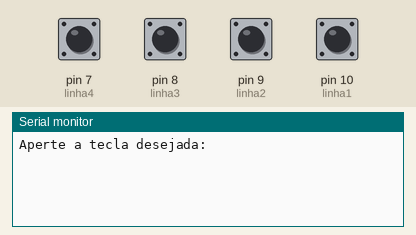
A sketch run on a simulated Arduino Uno, built with avr-gcc and run on an emulated ATmega328P. Parts: the last lines printed to the serial monitor. The inputs (shaded band) are chosen by the test bench; at power-on: pin 7 (linha4), pin 8 (linha3), pin 9 (linha2), pin 10 (linha1) HIGH.

Above: at 1.2 s.
1.3 s: pin 7 (linha4) pulled LOW for 0.15 s
At 2.6 s:
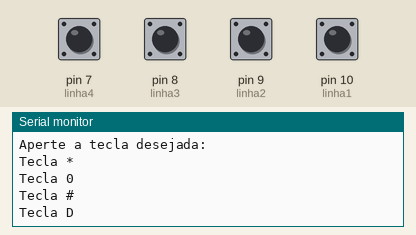
2.9 s: pin 8 (linha3) pulled LOW for 0.15 s
At 4.0 s:
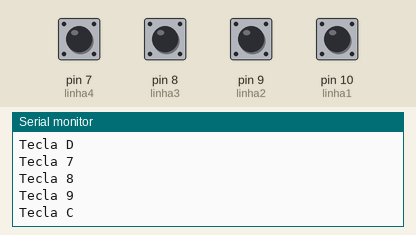
4.5 s: pin 9 (linha2) pulled LOW for 0.15 s
At 5.3 s:
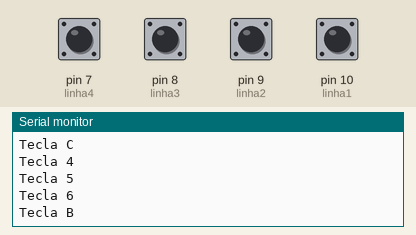
6.1 s: pin 10 (linha1) pulled LOW for 0.15 s
At 6.7 s:
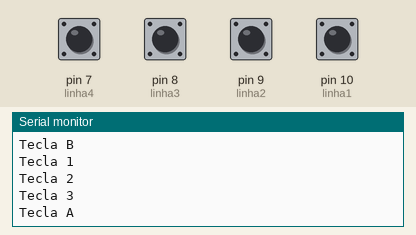
7.7 s: pin 7 (linha4) driven LOW and pin 9 (linha2) driven LOW
10.7 s: pin 8 (linha3) pulled LOW for 1 s
Timing chart, 0 to 13.7 s (numbered marks = the images above; inputs shaded):
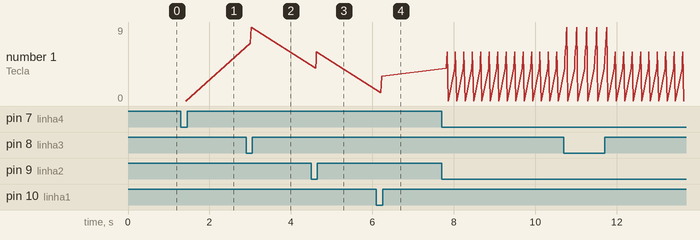

Measured:
- after the input at 1.3 s, the serial monitor: prints a new line after 0.10 s (image 1)
- after the input at 2.9 s, the serial monitor: prints a new line after 0.11 s (image 2)
- after the input at 4.5 s, the serial monitor: prints a new line after 0.11 s (image 3)
- after the input at 6.1 s, the serial monitor: prints a new line after 0.11 s (image 4)
- plotted number 1: 0 → 9 after the input at 2.9 s, 9 → 6 after the input at 4.5 s, 6 → 3 after the input at 6.1 s, 3 → 0 after the input at 7.7 s

The sketch:

Tecladosimples.ino
```cpp
//Autor: Yuri Lima Empresa: AutoCore Robotica
//Blog: http://www.autocorerobotica.blog.br/
//Loja http://www.autocorerobotica.com/
//-------------------------------------------------

#define linha1 10
#define linha2 9
#define linha3 8
#define linha4 7

#define coluna1 6
#define coluna2 5
#define coluna3 4
#define coluna4 3

void setup() {

	Serial.begin(9600);

	pinMode(linha1,INPUT_PULLUP);//Linha 1
	pinMode(linha2,INPUT_PULLUP); //Linha 2
	pinMode(linha3,INPUT_PULLUP); //Linha 3
	pinMode(linha4,INPUT_PULLUP); //Linha 4

	pinMode(coluna1, OUTPUT); //Coluna 1
	pinMode(coluna2, OUTPUT); //Coluna 2
	pinMode(coluna3, OUTPUT); //Coluna 3
	pinMode(coluna4, OUTPUT); //Coluna 4

	Serial.println("Aperte a tecla desejada: ");

}

void loop() {

	//Leitura da 1ª linha

	digitalWrite(coluna1, LOW);  //Coluna 1
	digitalWrite(coluna2, HIGH); //Coluna 2
	digitalWrite(coluna3, HIGH); //Coluna 3
	digitalWrite(coluna4, HIGH); //Coluna 4

	if(digitalRead(linha1)==LOW){
		Serial.println("Tecla 1");
	}

	digitalWrite(coluna1, HIGH); //coluna1
	digitalWrite(coluna2, LOW);  //coluna2
	digitalWrite(coluna3, HIGH); //coluna3
	digitalWrite(coluna4, HIGH); //coluna4

	if(digitalRead(linha1)==LOW){
		Serial.println("Tecla 2");
	}

	digitalWrite(coluna1, HIGH);
	digitalWrite(coluna2, HIGH);
	digitalWrite(coluna3, LOW);
	digitalWrite(coluna4, HIGH);

	if(digitalRead(linha1)==LOW){
		Serial.println("Tecla 3");
	}

	digitalWrite(coluna1, HIGH);
	digitalWrite(coluna2, HIGH);
	digitalWrite(coluna3, HIGH);
	digitalWrite(coluna4, LOW);

	if(digitalRead(linha1)==LOW){
		Serial.println("Tecla A");
	}
	// fim da leitura da 1ª linha

	//Leitura da 2ª linha

	digitalWrite(coluna1, LOW);  //Coluna 1
	digitalWrite(coluna2, HIGH); //Coluna 2
	digitalWrite(coluna3, HIGH); //Coluna 3
	digitalWrite(coluna4, HIGH); //Coluna 4

	if(digitalRead(linha2)==LOW){
		Serial.println("Tecla 4");
	}

	digitalWrite(coluna1, HIGH); //coluna1
	digitalWrite(coluna2, LOW);  //coluna2
	digitalWrite(coluna3, HIGH); //coluna3
	digitalWrite(coluna4, HIGH); //coluna4

	if(digitalRead(linha2)==LOW){
		Serial.println("Tecla 5");
	}

	digitalWrite(coluna1, HIGH);
	digitalWrite(coluna2, HIGH);
	digitalWrite(coluna3, LOW);
	digitalWrite(coluna4, HIGH);

	if(digitalRead(linha2)==LOW){
		Serial.println("Tecla 6");
	}

	digitalWrite(coluna1, HIGH);
	digitalWrite(coluna2, HIGH);
	digitalWrite(coluna3, HIGH);
	digitalWrite(coluna4, LOW);

	if(digitalRead(linha2)==LOW){
		Serial.println("Tecla B");
	}
	// fim da leitura da 2ª linha

	//Leitura da 3ª linha

	digitalWrite(coluna1, LOW);
	digitalWrite(coluna2, HIGH);
	digitalWrite(coluna3, HIGH);
	digitalWrite(coluna4, HIGH);

	if(digitalRead(linha3)==LOW){
		Serial.println("Tecla 7");
	}

	digitalWrite(coluna1, HIGH);
	digitalWrite(coluna2, LOW);
	digitalWrite(coluna3, HIGH);
	digitalWrite(coluna4, HIGH);

	if(digitalRead(linha3)==LOW){
		Serial.println("Tecla 8");
	}

	digitalWrite(coluna1, HIGH);
	digitalWrite(coluna2, HIGH);
	digitalWrite(coluna3, LOW);
	digitalWrite(coluna4, HIGH);

	if(digitalRead(linha3)==LOW){
		Serial.println("Tecla 9");
	}

	digitalWrite(coluna1, HIGH);
	digitalWrite(coluna2, HIGH);
	digitalWrite(coluna3, HIGH);
	digitalWrite(coluna4, LOW);

	if(digitalRead(linha3)==LOW){
		Serial.println("Tecla C");
	}
	// fim da leitura da 3ª linha

	//Leitura da 4ª linha

	digitalWrite(coluna1, LOW);
	digitalWrite(coluna2, HIGH);
	digitalWrite(coluna3, HIGH);
	digitalWrite(coluna4, HIGH);

	if(digitalRead(linha4)==LOW){
		Serial.println("Tecla *");
	}

	digitalWrite(coluna1, HIGH);
	digitalWrite(coluna2, LOW);
	digitalWrite(coluna3, HIGH);
	digitalWrite(coluna4, HIGH);

	if(digitalRead(linha4)==LOW){
		Serial.println("Tecla 0");
	}

	digitalWrite(coluna1, HIGH);
	digitalWrite(coluna2, HIGH);
	digitalWrite(coluna3, LOW);
	digitalWrite(coluna4, HIGH);

	if(digitalRead(linha4)==LOW){
		Serial.println("Tecla #");
	}

	digitalWrite(coluna1, HIGH);
	digitalWrite(coluna2, HIGH);
	digitalWrite(coluna3, HIGH);
	digitalWrite(coluna4, LOW);

	if(digitalRead(linha4)==LOW){
		Serial.println("Tecla D");
	}
	// fim da leitura da 4ª linha

	delay(200);

}
```
